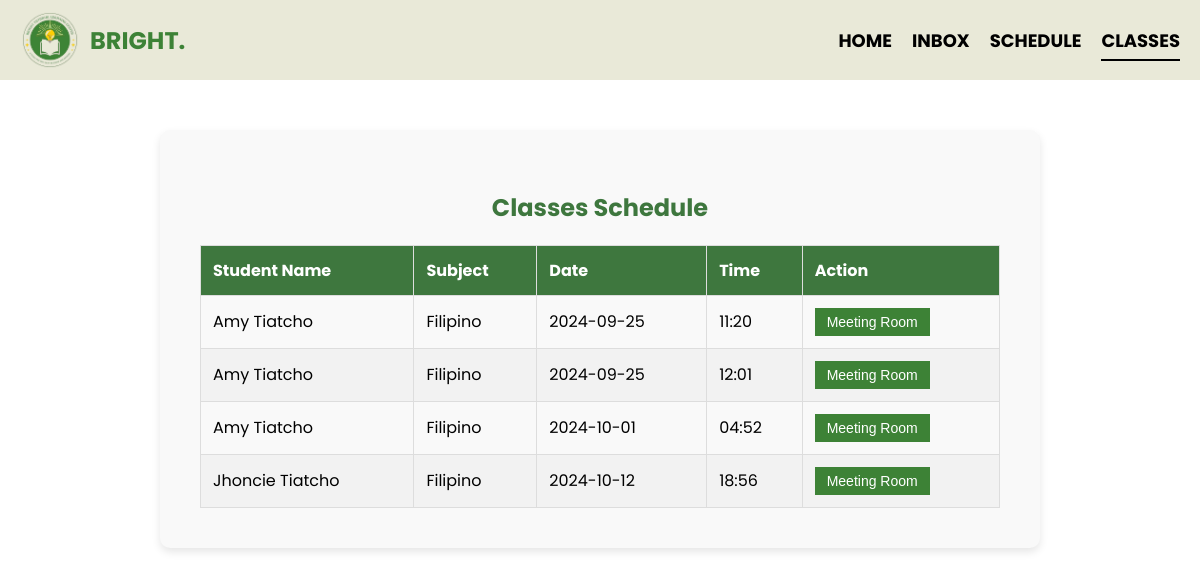
Page /tutor_classes (signed in) on the committed database.
### tables this page shows
CREATE TABLE Schedule (
                            id INTEGER PRIMARY KEY AUTOINCREMENT,
                            tutor_id INTEGER,
                            student_id INTEGER,
                            subject TEXT,
                            date TEXT,
                            time TEXT,
                            FOREIGN KEY(tutor_id) REFERENCES Tutor(id),
                            FOREIGN KEY(student_id) REFERENCES Student(id));

### app.py (the view)
@app.route('/tutor_classes')
def tutor_classes():
    tutor_username = session.get('username')  # Get the tutor's username from the session
    with sqlite3.connect('users.db') as conn:
        cursor = conn.cursor()
        cursor.execute('SELECT id FROM Tutor WHERE username = ?', (tutor_username,))
        tutor_id = cursor.fetchone()
        if tutor_id:
            tutor_id = tutor_id[0]
            cursor.execute('''
                SELECT s.firstname || " " || s.lastname, sc.subject, sc.date, sc.time
                FROM Schedule sc
                JOIN Student s ON sc.student_id = s.id
                WHERE sc.tutor_id = ?
                ORDER BY sc.date, sc.time
            ''', (tutor_id,))
            schedules = cursor.fetchall()
        else:
            schedules = []
    return render_template('tutor_classes.html', schedules=schedules)

### templates/tutor_classes.html (shortened to what this page needs)
<!DOCTYPE html>
<html lang="en">
<head>
</head>
<body>
    <div class="navbar">
        <div class="logo">
            <img src="{{ url_for('static', filename='tutor.png') }}" alt="Company Logo">
            <h1>BRIGHT.</h1>
        </div>
        <ul>
            <li><a href="{{ url_for('tutorhomepage') }}">HOME</a></li>
            <li><a href="{{ url_for('tutor_inbox') }}">INBOX</a></li>
            <li><a href="{{ url_for('add_schedule') }}">SCHEDULE</a></li>
            <li><a href="#" class="active">CLASSES</a></li>
        </ul>
    </div>
    <div class="schedule-container">
        <h2>Classes Schedule</h2>
        <table>
            <thead>
                <tr>
                    <th>Student Name</th>
                    <th>Subject</th>
                    <th>Date</th>
                    <th>Time</th>
                    <th>Action</th>
                </tr>
            </thead>
            <tbody>
                {% for schedule in schedules %}
                <tr>
                    <td>{{ schedule[0] }}</td>
                    <td>{{ schedule[1] }}</td>
                    <td>{{ schedule[2] }}</td>
                    <td>{{ schedule[3] }}</td>
                    <td><button class="meeting-btn" onclick="openMeetingModal('{{ schedule[4] }}')">Meeting Room</button></td>
                </tr>
                {% else %}
                <tr>
                    <td colspan="4">No classes scheduled.</td>
                </tr>
                {% endfor %}
            </tbody>
        </table>
    </div>
</body>
</html>

### templates/tutor_classes.html (style rules this page uses)
body { font-family: 'Poppins'; margin: 0; padding: 0; background-color: white; overflow-x: hidden; }
.navbar { display: flex; align-items: center; justify-content: space-between; background-color: #e9e9d8; padding: 10px 20px; }
.navbar .logo { display: flex; align-items: center; }
.navbar .logo img { margin-right: 10px; width: 60px; height: 60px; }
.navbar .logo h1 { color: #3d8236; font-size: 24px; margin: 0; }
.navbar ul { list-style-type: none; display: flex; margin: 0; padding: 0; font-weight: bold; }
.navbar ul li { margin-left: 20px; }
.navbar ul li a { color: black; text-decoration: none; font-size: 18px; position: relative; }
.navbar ul li a::after { content: ''; position: absolute; width: 0; height: 2px; display: block; margin-top: 5px; right: 0; background: #f7e785; transition: width .3s ease; }
.navbar ul li a.active::after, .navbar ul li a:hover::after { width: 100%; left: 0; background: black; }
.schedule-container { margin: 50px auto; padding: 40px; max-width: 800px; background-color: #f9f9f9; border-radius: 10px; box-shadow: 0 4px 8px rgba(0,0,0,0.1); }
.schedule-container h2 { font-size: 24px; color: #3e773e; text-align: center; margin-bottom: 20px; }
table { width: 100%; border-collapse: collapse; }
table, th, td { border: 1px solid #ddd; }
th, td { padding: 12px; text-align: left; }
th { background-color: #3e773e; color: white; }
tr:nth-child(even) { background-color: #f2f2f2; }
.meeting-btn { padding: 6px 12px; background-color: #3d8236; color: white; border: none; cursor: pointer; font-size: 14px; }

### rows in the picture
Schedule: schedule "Amy Tiatcho", subject "Filipino", date "2024-09-25", time "11:20"
Schedule: schedule "Amy Tiatcho", subject "Filipino", date "2024-09-25", time "12:01"
Schedule: schedule "Amy Tiatcho", subject "Filipino", date "2024-10-01", time "04:52"
Schedule: schedule "Jhoncie Tiatcho", subject "Filipino", date "2024-10-12", time "18:56"
